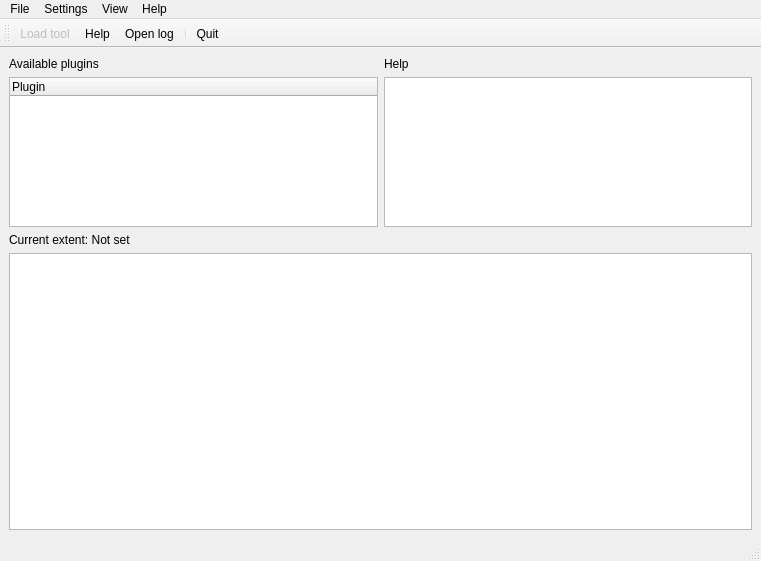
<?xml version="1.0" encoding="UTF-8"?>
<ui version="4.0">
 <class>MainWindow</class>
 <widget class="QMainWindow" name="MainWindow">
  <property name="geometry">
   <rect>
    <x>0</x>
    <y>0</y>
    <width>761</width>
    <height>561</height>
   </rect>
  </property>
  <property name="windowTitle">
   <string>MainWindow</string>
  </property>
  <property name="windowIcon">
   <iconset resource="toolloader.qrc">
    <normaloff>:/icons/control-center2.svg</normaloff>:/icons/control-center2.svg</iconset>
  </property>
  <widget class="QWidget" name="centralwidget">
   <layout class="QVBoxLayout" name="verticalLayout">
    <item>
     <layout class="QHBoxLayout" name="horizontalLayout_3">
      <item>
       <widget class="QLabel" name="label">
        <property name="toolTip">
         <string>Open a tool</string>
        </property>
        <property name="text">
         <string>Available plugins</string>
        </property>
       </widget>
      </item>
      <item>
       <widget class="QLabel" name="label_2">
        <property name="toolTip">
         <string>Open a tool</string>
        </property>
        <property name="text">
         <string>Help</string>
        </property>
       </widget>
      </item>
     </layout>
    </item>
    <item>
     <layout class="QHBoxLayout" name="horizontalLayout_2">
      <item>
       <widget class="QTreeWidget" name="toolTreeWidget">
        <property name="sizePolicy">
         <sizepolicy hsizetype="Expanding" vsizetype="Maximum">
          <horstretch>0</horstretch>
          <verstretch>0</verstretch>
         </sizepolicy>
        </property>
        <property name="minimumSize">
         <size>
          <width>0</width>
          <height>150</height>
         </size>
        </property>
        <property name="maximumSize">
         <size>
          <width>16777215</width>
          <height>150</height>
         </size>
        </property>
        <column>
         <property name="text">
          <string>Plugin</string>
         </property>
        </column>
       </widget>
      </item>
      <item>
       <widget class="QTextEdit" name="helpTextEdit">
        <property name="sizePolicy">
         <sizepolicy hsizetype="Expanding" vsizetype="Maximum">
          <horstretch>0</horstretch>
          <verstretch>0</verstretch>
         </sizepolicy>
        </property>
        <property name="minimumSize">
         <size>
          <width>0</width>
          <height>150</height>
         </size>
        </property>
        <property name="maximumSize">
         <size>
          <width>16777215</width>
          <height>150</height>
         </size>
        </property>
       </widget>
      </item>
     </layout>
    </item>
    <item>
     <widget class="QLabel" name="extentLabel">
      <property name="text">
       <string>Current extent: Not set</string>
      </property>
     </widget>
    </item>
    <item>
     <widget class="QTextEdit" name="outputTextEdit"/>
    </item>
   </layout>
  </widget>
  <widget class="QMenuBar" name="menubar">
   <property name="geometry">
    <rect>
     <x>0</x>
     <y>0</y>
     <width>761</width>
     <height>21</height>
    </rect>
   </property>
   <widget class="QMenu" name="menuSettings">
    <property name="title">
     <string>Settings</string>
    </property>
    <widget class="QMenu" name="menuBackend">
     <property name="title">
      <string>Backend</string>
     </property>
     <addaction name="actionArcGIS"/>
     <addaction name="actionOSGeo"/>
    </widget>
    <addaction name="menuBackend"/>
   </widget>
   <widget class="QMenu" name="menuFile">
    <property name="title">
     <string>File</string>
    </property>
    <addaction name="actionLoad_tool"/>
    <addaction name="separator"/>
    <addaction name="actionQuit"/>
   </widget>
   <widget class="QMenu" name="menuHelp">
    <property name="title">
     <string>Help</string>
    </property>
    <addaction name="actionOpen_log"/>
    <addaction name="actionAbout"/>
    <addaction name="actionHelp"/>
   </widget>
   <widget class="QMenu" name="menuView">
    <property name="title">
     <string>View</string>
    </property>
    <addaction name="actionDebugging_messages"/>
   </widget>
   <addaction name="menuFile"/>
   <addaction name="menuSettings"/>
   <addaction name="menuView"/>
   <addaction name="menuHelp"/>
  </widget>
  <widget class="QStatusBar" name="statusbar"/>
  <widget class="QToolBar" name="toolBar">
   <property name="windowTitle">
    <string>toolBar</string>
   </property>
   <attribute name="toolBarArea">
    <enum>TopToolBarArea</enum>
   </attribute>
   <attribute name="toolBarBreak">
    <bool>false</bool>
   </attribute>
   <addaction name="actionLoad_tool"/>
   <addaction name="actionHelp"/>
   <addaction name="actionOpen_log"/>
   <addaction name="separator"/>
   <addaction name="actionQuit"/>
  </widget>
  <action name="actionArcGIS">
   <property name="checkable">
    <bool>true</bool>
   </property>
   <property name="checked">
    <bool>true</bool>
   </property>
   <property name="text">
    <string>ArcGIS</string>
   </property>
  </action>
  <action name="actionOSGeo">
   <property name="enabled">
    <bool>false</bool>
   </property>
   <property name="text">
    <string>OSGeo</string>
   </property>
  </action>
  <action name="action">
   <property name="text">
    <string/>
   </property>
  </action>
  <action name="actionLoad_tool">
   <property name="enabled">
    <bool>false</bool>
   </property>
   <property name="icon">
    <iconset resource="toolloader.qrc">
     <normaloff>:/icons/document-open.svg</normaloff>:/icons/document-open.svg</iconset>
   </property>
   <property name="text">
    <string>&amp;Load tool</string>
   </property>
   <property name="shortcut">
    <string>Ctrl+O</string>
   </property>
  </action>
  <action name="actionQuit">
   <property name="icon">
    <iconset resource="toolloader.qrc">
     <normaloff>:/icons/system-shutdown.svg</normaloff>:/icons/system-shutdown.svg</iconset>
   </property>
   <property name="text">
    <string>&amp;Quit</string>
   </property>
   <property name="shortcut">
    <string>Ctrl+Q</string>
   </property>
  </action>
  <action name="actionHelp">
   <property name="icon">
    <iconset resource="toolloader.qrc">
     <normaloff>:/icons/help-contents.svg</normaloff>:/icons/help-contents.svg</iconset>
   </property>
   <property name="text">
    <string>&amp;Help</string>
   </property>
   <property name="shortcut">
    <string>F1</string>
   </property>
  </action>
  <action name="actionDebugging_messages">
   <property name="checkable">
    <bool>true</bool>
   </property>
   <property name="checked">
    <bool>false</bool>
   </property>
   <property name="text">
    <string>&amp;Debugging messages</string>
   </property>
  </action>
  <action name="actionAbout">
   <property name="icon">
    <iconset resource="toolloader.qrc">
     <normaloff>:/icons/gtk-info.svg</normaloff>:/icons/gtk-info.svg</iconset>
   </property>
   <property name="text">
    <string>&amp;About</string>
   </property>
  </action>
  <action name="actionOpen_log">
   <property name="icon">
    <iconset resource="toolloader.qrc">
     <normaloff>:/icons/kfind.svg</normaloff>:/icons/kfind.svg</iconset>
   </property>
   <property name="text">
    <string>O&amp;pen log</string>
   </property>
   <property name="toolTip">
    <string>Open the log file</string>
   </property>
  </action>
 </widget>
 <resources>
  <include location="toolloader.qrc"/>
 </resources>
 <connections>
  <connection>
   <sender>actionQuit</sender>
   <signal>triggered()</signal>
   <receiver>MainWindow</receiver>
   <slot>close()</slot>
   <hints>
    <hint type="sourcelabel">
     <x>-1</x>
     <y>-1</y>
    </hint>
    <hint type="destinationlabel">
     <x>380</x>
     <y>280</y>
    </hint>
   </hints>
  </connection>
 </connections>
</ui>
